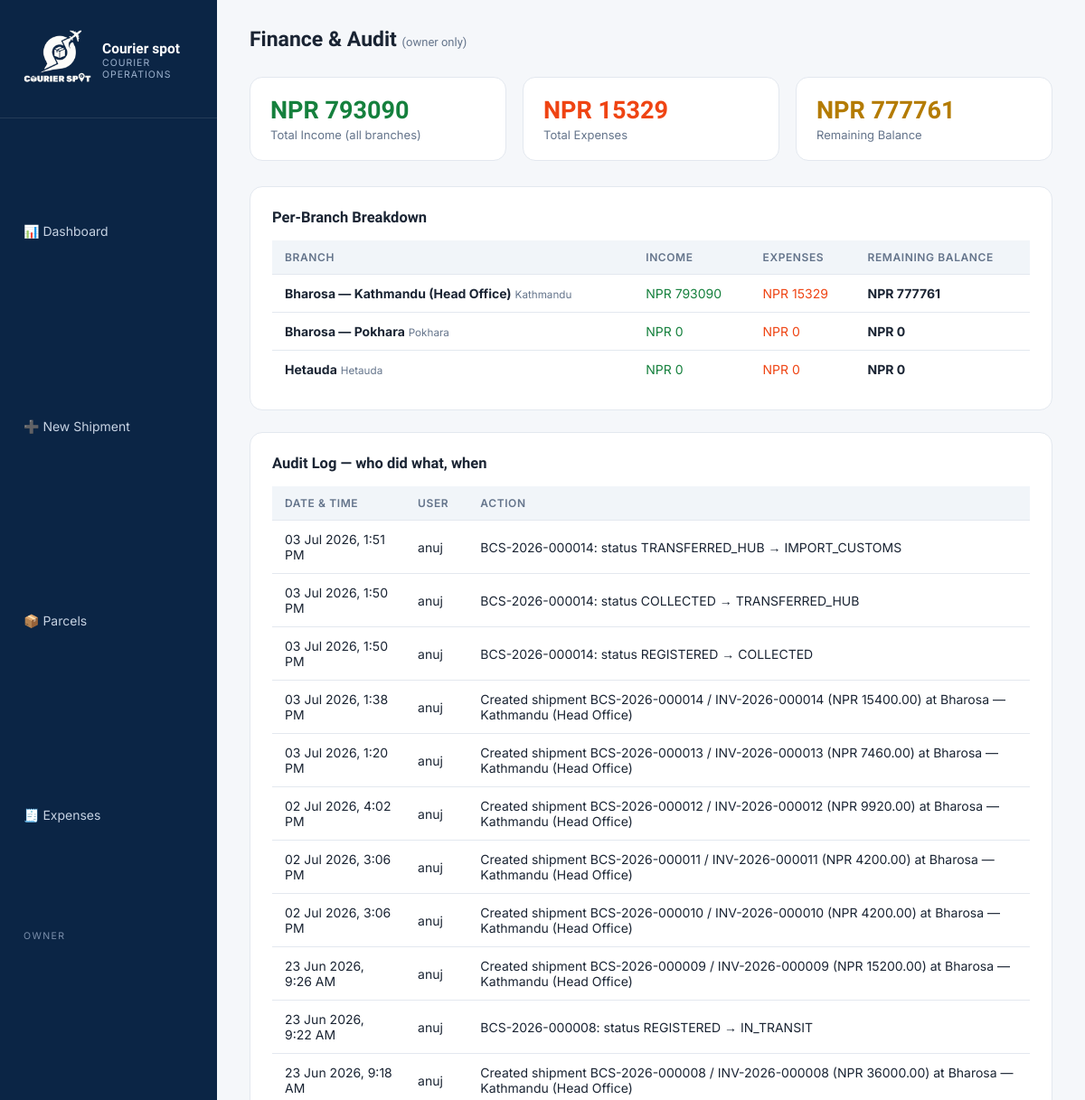
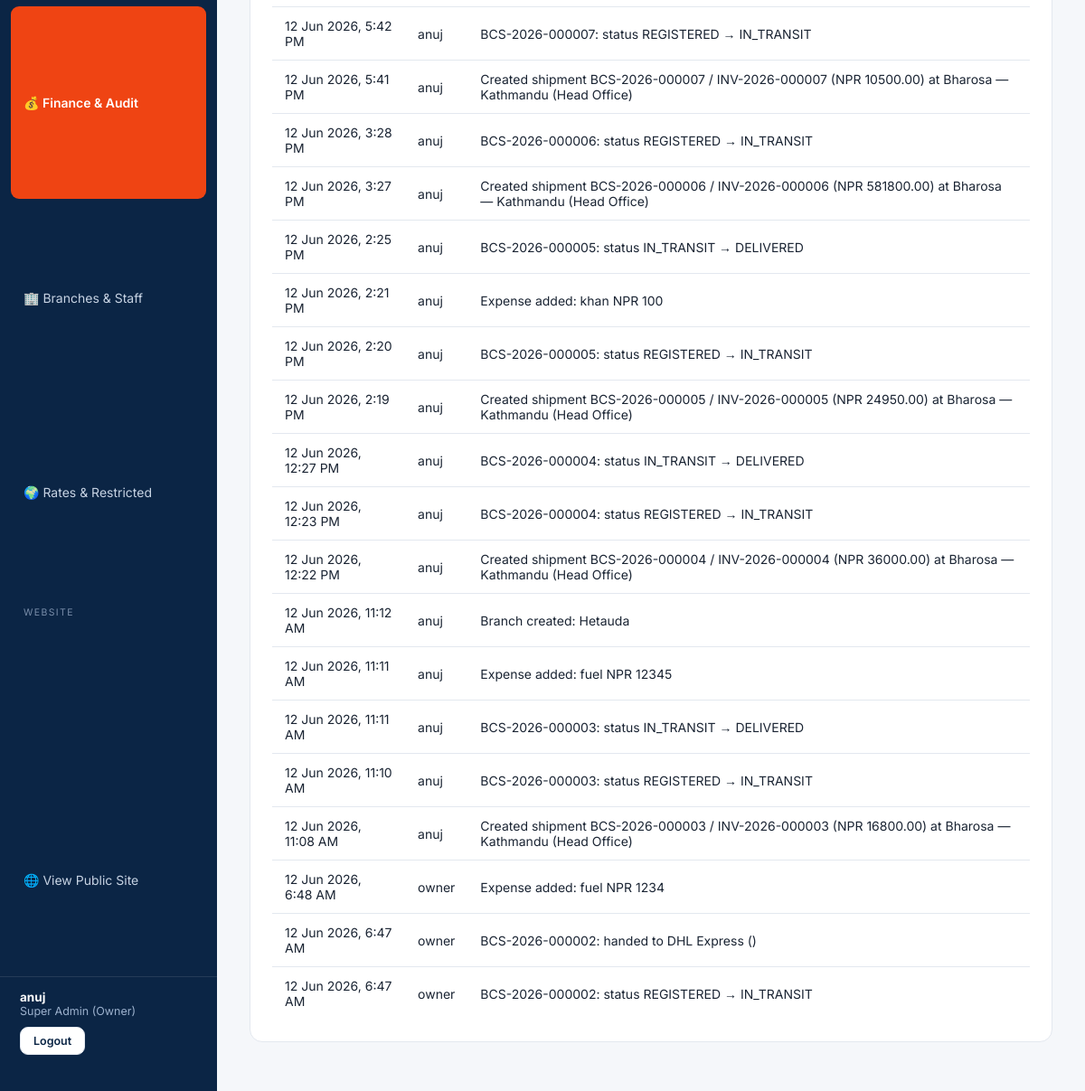
Page /panel/finance/ (signed in) on the earlier database version (2 pictures, top to bottom).
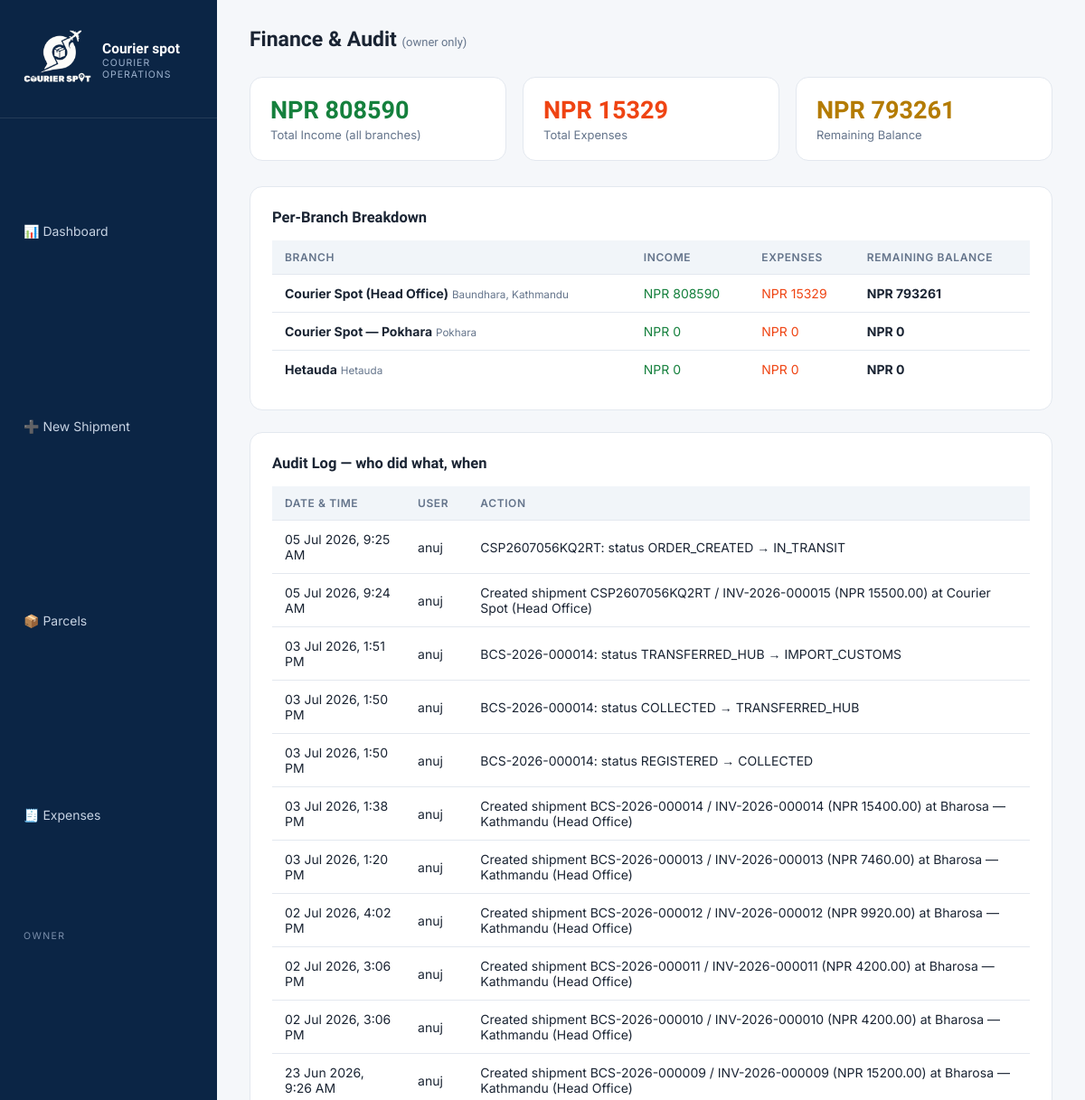
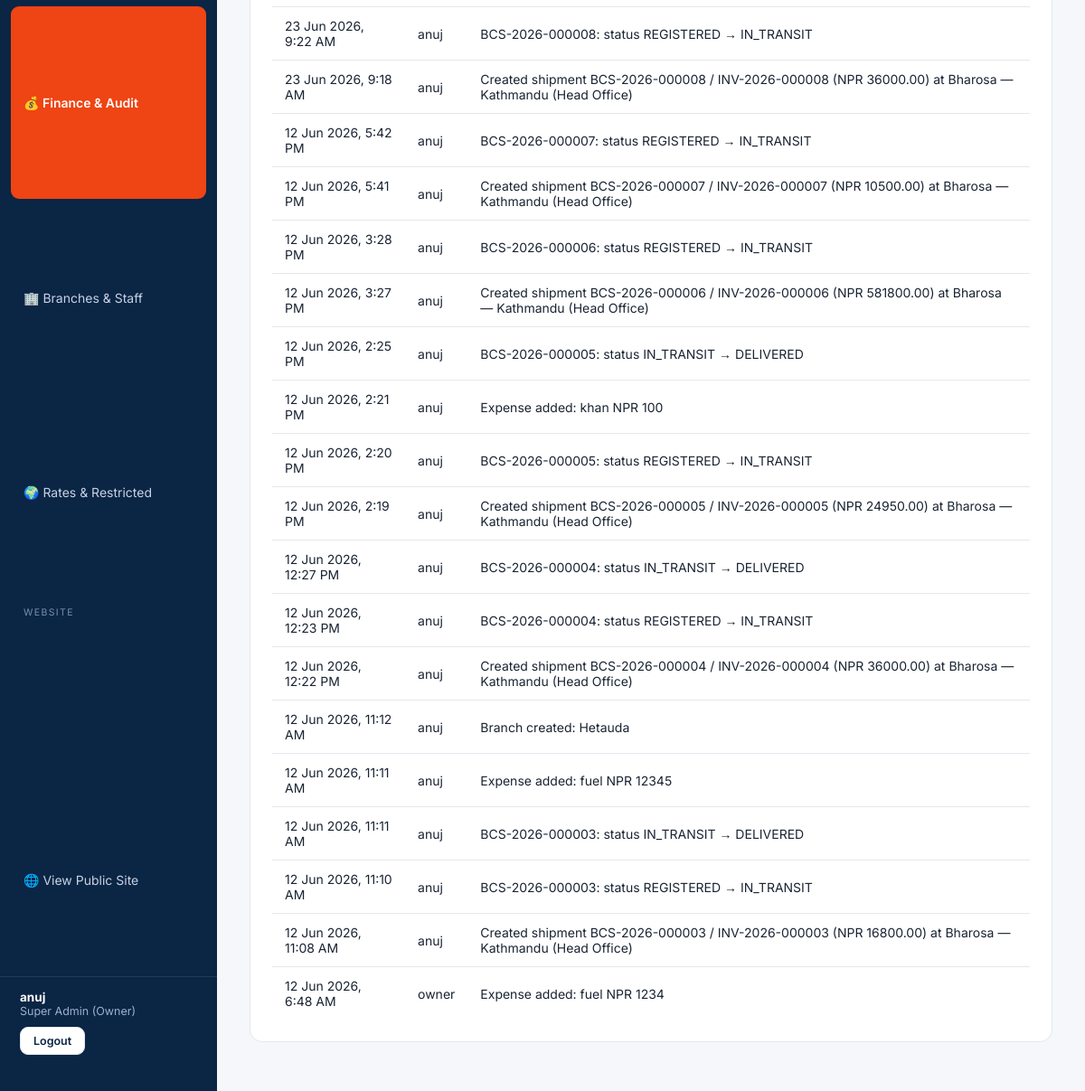
Same page on the later database version (2 pictures, top to bottom).
### operations/models.py (models this page shows, shortened)
class Branch(models.Model):
    name = models.CharField(max_length=120)
    location = models.CharField(max_length=160, help_text='City / area, e.g. Kathmandu — Dhumbarahi')
    address = models.CharField(max_length=255)
    phone = models.CharField(max_length=40)
    email = models.EmailField(blank=True)
    is_active = models.BooleanField(default=True)
    created_at = models.DateTimeField(auto_now_add=True)
    class Meta:
        verbose_name_plural = 'Branches'

class AuditLog(models.Model):
    user = models.ForeignKey(settings.AUTH_USER_MODEL, on_delete=models.SET_NULL, null=True)
    action = models.CharField(max_length=255)
    created_at = models.DateTimeField(auto_now_add=True)
    class Meta:
        ordering = ['-created_at']

### accounts/models.py (models this page shows, shortened)
class User(AbstractUser):
    class Roles(models.TextChoices):
        SUPERADMIN = 'SUPERADMIN', 'Super Admin (Owner)'
        BRANCH_ADMIN = 'BRANCH_ADMIN', 'Branch Admin'
        STAFF = 'STAFF', 'Staff'
        CUSTOMER = 'CUSTOMER', 'Customer'
    role = models.CharField(max_length=20, choices=Roles.choices, default=Roles.CUSTOMER)
    branch = models.ForeignKey('operations.Branch', null=True, blank=True,
                               on_delete=models.SET_NULL, related_name='users')
    phone = models.CharField(max_length=20, blank=True)
    address = models.CharField(max_length=255, blank=True)
    @property
    def is_owner(self):
        return self.role == self.Roles.SUPERADMIN

### operations/views.py (the view)
# urls.py: path('panel/finance/', ops.finance, name='finance'),
@owner_required
def finance(request):
    rows = []
    for b in Branch.objects.all():
        income = b.invoices.aggregate(s=Sum('grand_total'))['s'] or Decimal('0')
        spent = b.expenses.aggregate(s=Sum('amount'))['s'] or Decimal('0')
        rows.append({'branch': b, 'income': income, 'spent': spent, 'balance': income - spent})
    totals = {
        'income': sum(r['income'] for r in rows),
        'spent': sum(r['spent'] for r in rows),
        'balance': sum(r['balance'] for r in rows),
    }
    return render(request, 'panel/finance.html',
                  {'rows': rows, 'totals': totals, 'audit': AuditLog.objects.select_related('user')[:30]})

### operations/views.py (called while the page is built)
def owner_required(view):
    @wraps(view)
    @login_required
    def wrapper(request, *a, **kw):
        if not request.user.is_owner:
            return HttpResponseForbidden('Owner access only.')
        return view(request, *a, **kw)
    return wrapper

### templates/panel/finance.html (shortened to what this page needs)
{% extends "panel/base_panel.html" %}
{% block content %}
<div class="topbar"><h1>Finance & Audit <span style="font-size:13px;color:var(--muted);font-weight:400">(owner only)</span></h1></div>
<div class="stats">
  <div class="stat"><div class="n green">NPR {{ totals.income|floatformat:0 }}</div><div class="l">Total Income (all branches)</div></div>
  <div class="stat"><div class="n red">NPR {{ totals.spent|floatformat:0 }}</div><div class="l">Total Expenses</div></div>
  <div class="stat"><div class="n gold">NPR {{ totals.balance|floatformat:0 }}</div><div class="l">Remaining Balance</div></div>
</div>
<div class="card">
  <h3>Per-Branch Breakdown</h3>
  <table><thead><tr><th>BRANCH</th><th>INCOME</th><th>EXPENSES</th><th>REMAINING BALANCE</th></tr></thead><tbody>
    {% for r in rows %}
    <tr><td><b>{{ r.branch.name }}</b> <small style="color:var(--muted)">{{ r.branch.location }}</small></td>
        <td style="color:#15803D">NPR {{ r.income|floatformat:0 }}</td>
        <td style="color:var(--crimson)">NPR {{ r.spent|floatformat:0 }}</td>
        <td><b>NPR {{ r.balance|floatformat:0 }}</b></td></tr>
    {% endfor %}
  </tbody></table>
</div>
<div class="card">
  <h3>Audit Log — who did what, when</h3>
  <table><thead><tr><th>DATE & TIME</th><th>USER</th><th>ACTION</th></tr></thead><tbody>
    {% for a in audit %}
    <tr><td>{{ a.created_at|date:"d M Y, g:i A" }}</td><td>{{ a.user.username|default:"—" }}</td><td>{{ a.action }}</td></tr>
    {% empty %}<tr><td colspan="3" style="text-align:center;color:var(--muted)">No activity yet.</td></tr>{% endfor %}
  </tbody></table>
</div>
{% endblock %}

Differences in the rows shown:
no longer on this page (row unchanged): AuditLog: created_at "12 Jun 2026, 6:47 AM", user.username "owner", action "BCS-2026-000002: handed to DHL Express ()"
no longer on this page (row unchanged): AuditLog: created_at "12 Jun 2026, 6:47 AM", user.username "owner", action "BCS-2026-000002: status REGISTERED → IN_TRANSIT"
changed Branch: branch.name "Bharosa — Kathmandu (Head Office)" → "Courier Spot (Head Office)"; branch.location "Kathmandu" → "Baundhara, Kathmandu"; income "793090" → "808590"; balance "777761" → "793261"
changed Branch "Pokhara": branch.name "Bharosa — Pokhara" → "Courier Spot — Pokhara"
added AuditLog: created_at "05 Jul 2026, 9:25 AM", user.username "anuj", action "CSP2607056KQ2RT: status ORDER_CREATED → IN_TRANSIT"
added AuditLog: created_at "05 Jul 2026, 9:24 AM", user.username "anuj", action "Created shipment CSP2607056KQ2RT / INV-2026-000015 (NPR 15500.00) at Courier Spot (Head Office)"
Other differences:
{{ totals.income|floatformat:0 }}: "793090" → "808590"
{{ totals.balance|floatformat:0 }}: "777761" → "793261"
